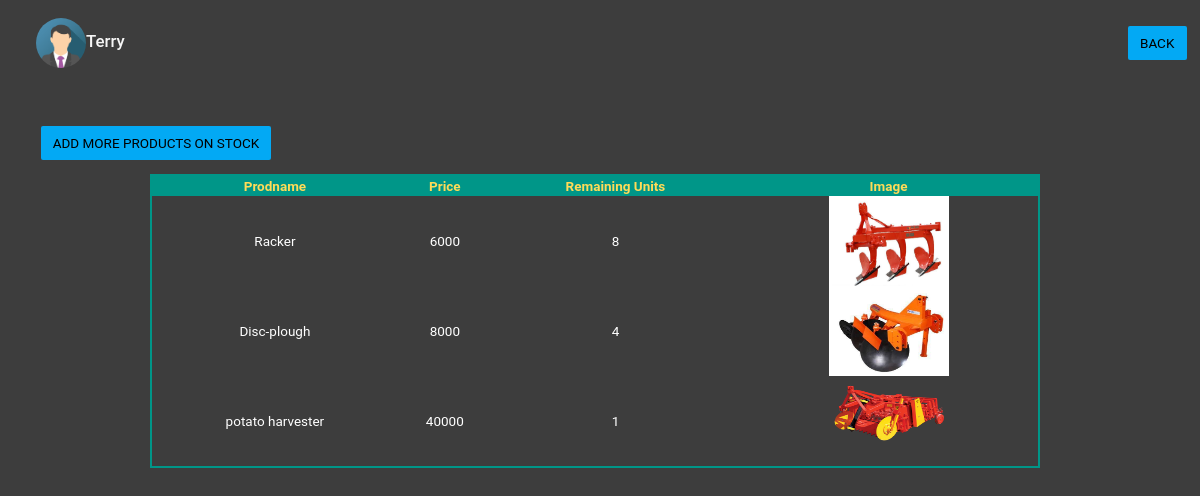
/system/vprod.php (signed in), run on the app's committed database.
### tables this page shows
CREATE TABLE `stock` (
  `product_id` int(11) NOT NULL,
  `quantity` int(11) NOT NULL
);

CREATE TABLE `product` (
  `product_id` int(20) NOT NULL,
  `product_name` varchar(25) NOT NULL,
  `price` int(30) NOT NULL,
  `image` varchar(255) NOT NULL
);

### system/vprod.php (the view, shortened to what this page needs)
<?php
if (!isset($_SESSION['fname'])) {
   header("location:signup.php");
 } else{
?>
<!DOCTYPE html>
<html>
<head>
	<link rel="stylesheet" type="text/css" href="css/fontawesome.min.css">
	<link rel="stylesheet" type="text/css" href="css/fontawesome-all.css">
	<link rel="stylesheet" type="text/css" href="css/bootstrap.css">
	<link rel="stylesheet" type="text/css" href="css/bootstrap.min.css">
</head>
<body>
	<nav class="navbar navbar-expand-lg navbar-light">
		<a class="navbar-brand" href="panel.php"><b class="text-light"><img src="profile/avatar.png" alt="Avatar" class="avatar"><?php echo  $_SESSION['fname']; ?> </b></a>
		<div class="collapse navbar-collapse" id="navbarText">
			<a href="admin.php" class="btn btn-info" style="color:black; text-decoration: none;">BACK</a>
		</div>
	</nav>
	<a href="addprod.php?stock" class="m-3 mt-5 ml-5 btn btn-info" style="color:black; text-decoration: none;">ADD MORE PRODUCTS ON STOCK</a>
	<table style="border:2px solid #009688; float:center">
		<thead>
			<tr style="background-color:#009688;color:#FFDB58;text-align:center">
				<th>Prodname</th>
				<th>Price</th>
				<th>Remaining Units</th>
				<th>Image</th>
			</tr>
		</thead>
		<tbody>
			<?php
			$conn =mysqli_connect("localhost","root" ,"","agriculture");
			$query = 'SELECT * FROM stock,product WHERE stock.product_id = product.product_id AND stock.quantity > 0';
			$run = mysqli_query($conn,$query);
			while ( $row = mysqli_fetch_array($run)){
				?>
				<tr>
					<td style="color: white;text-align:center;"><?php echo $row["product_name"]; ?></td>
					<td style="color: white;text-align:center;"><?php echo $row["price"]; ?></td>
					<td style="color: white; text-align:center;"><?php echo $row["quantity"]; ?></td>
					<td style="text-align:center"><img src="image/<?php echo $row["image"]; ?>" width="120px" height="90px"></td>
				</tr>
			<?php } ?>
		</tbody>
	</table>
</body>
</html>
<?php }?>

### system/vprod.php (style rules this page uses)
* { margin: 0; padding: 0; box-sizing: border-box; }
body { background-image: linear-gradient(rgba(0,0,0,0.75),rgba(0,0,0,0.75)),url("profile/getty.jpg"); background-size: cover; background-repeat: no-repeat; min-height: 100vh; background-position: center; }
.avatar { vertical-align: middle; width: 50px; height: 50px; border-radius: 50%; }
table { width:890px; height:200px; margin-left: 150px; }

### data on the page
stock: product_id.product_name "Racker", product_id.price "6000", quantity "8", product_id.image (picture)
stock: product_id.product_name "Disc-plough", product_id.price "8000", quantity "4", product_id.image (picture)
stock: product_id.product_name "potato harvester", product_id.price "40000", quantity "1", product_id.image (picture)

### other printed values
$_SESSION['fname'] "Terry"
